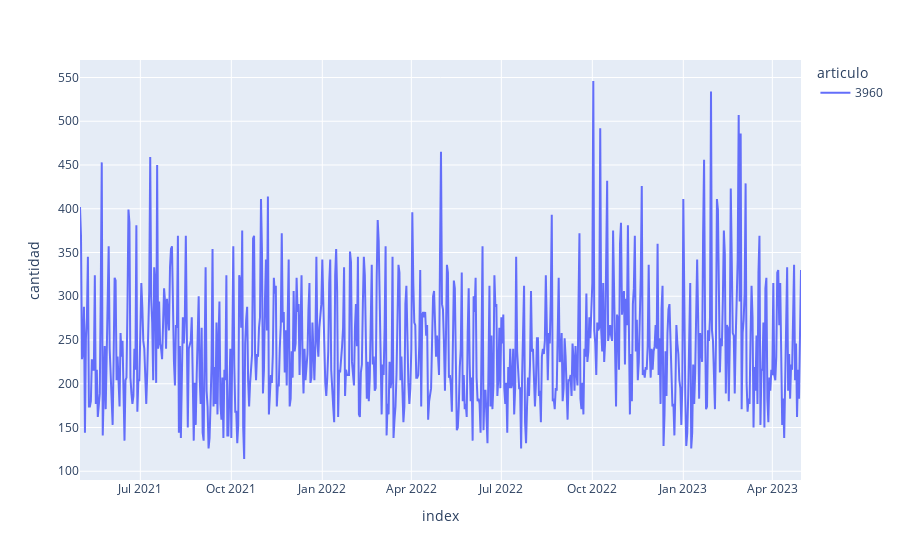

Notebook code for this chart:
### Code cell
# 5
# Gráfico de la cantidad del producto "6549"

articulo = 3960
filtered_df = (
    df.query("articulo == @articulo")
      .set_index("fecha_venta")
      .reindex(complete_range)
)

filtered_df["articulo"] = filtered_df["articulo"].fillna(method='ffill')

fig = px.line(filtered_df, x=filtered_df.index, y="cantidad", color="articulo")
fig.show()

### Figure 1 — Plotly figure (JSON) as saved in the notebook; plotly's stock layout.template omitted (floating-point values rounded to 4 significant figures; data arrays with more than 128 entries replaced by an {"elided": "..."} marker saying what was removed)
{"data": [{"hovertemplate": "articulo=3960<br>index=%{x}<br>cantidad=%{y}<extra></extra>", "legendgroup": "3960", "line": {"color": "#636efa", "dash": "solid"}, "marker": {"symbol": "circle"}, "mode": "lines", "name": "3960", "orientation": "v", "showlegend": true, "type": "scatter", "x": {"elided": "730 str values"}, "xaxis": "x", "y": {"elided": "730 float values"}, "yaxis": "y"}], "layout": {"legend": {"title": {"text": "articulo"}, "tracegroupgap": 0}, "margin": {"t": 60}, "xaxis": {"anchor": "y", "domain": [0, 1], "title": {"text": "index"}}, "yaxis": {"anchor": "x", "domain": [0, 1], "title": {"text": "cantidad"}}}}
